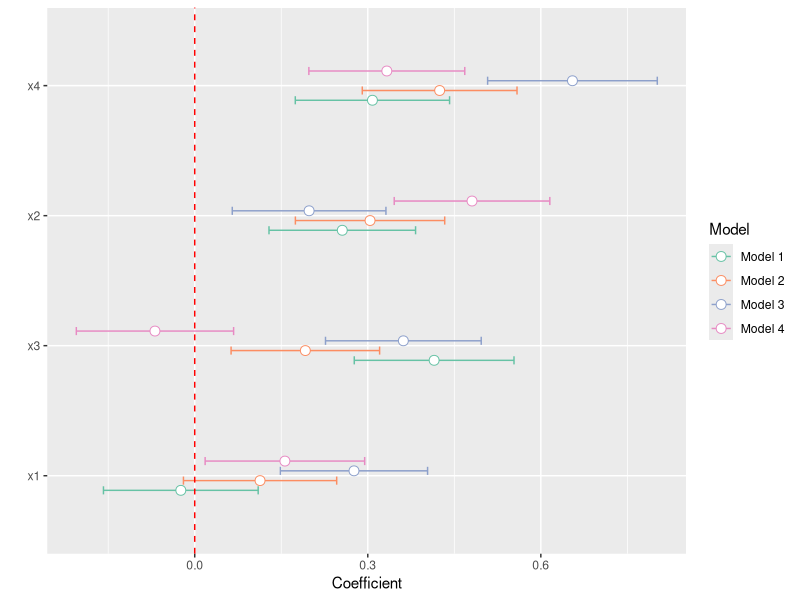

This figure's R source:
library(broom)
library(tidyverse)

# function to create fake datasets
createData <- function(){
  n <- 1000
  x1 <- rnorm(n)
  x2 <- rnorm(n)
  x3 <- rnorm(n)
  x4 <- rnorm(n)
  betas <- sample(seq(0,0.5,length.out=n), 5, replace=T)
  e <- rnorm(n)
  z <- betas[1] + betas[2]*x1 + betas[3]*x2 + betas[4] * x3 + betas[5]* x4 + e
  pr <- 1/(1 + exp(-z))
  y <- rbinom(n,1,pr)
  dat <- data.frame(y,x1,x2,x3,x4)
  return(dat)
}

# create fake datasets
df1 <- createData()
df2 <- createData()
df3 <- createData()
df4 <- createData()

# run models
out1 <- glm(y ~ x1 + x2 + x3 + x4, data=df1, family = binomial (link='logit'))
out2 <- glm(y ~ x1 + x2 + x3 + x4, data=df2, family = binomial (link='logit'))
out3 <- glm(y ~ x1 + x2 + x3 + x4, data=df3, family = binomial (link='logit'))
out4 <- glm(y ~ x1 + x2 + x3 + x4, data=df4, family = binomial (link='logit'))

# tidy models

tidyModel <- function(modelObject,modelName){
  out <- tidy(modelObject) %>%
    mutate(lower = estimate - 1.96 * std.error,
           upper = estimate + 1.96 * std.error,
           Model=modelName) %>%
    filter(term != '(Intercept)')
  return(out)
}

m1 <- tidyModel(out1,'Model 1')
m2 <- tidyModel(out2,'Model 2')
m3 <- tidyModel(out3,'Model 3')
m4 <- tidyModel(out4,'Model 4')

bind_rows(m1, m2, m3, m4) %>%
  ggplot(aes(reorder(term,estimate), estimate, color=Model)) + 
  geom_errorbar(aes(ymin=lower, ymax=upper), width=0.25, position=position_dodge(width=0.3)) + 
  geom_point(position=position_dodge(width=0.3),shape=21, fill='white',size=3) +
  scale_color_brewer(palette='Set2') +
  coord_flip() + 
  geom_hline(yintercept=0,linetype=2,color='red') +
  labs(x='',y='Coefficient')
